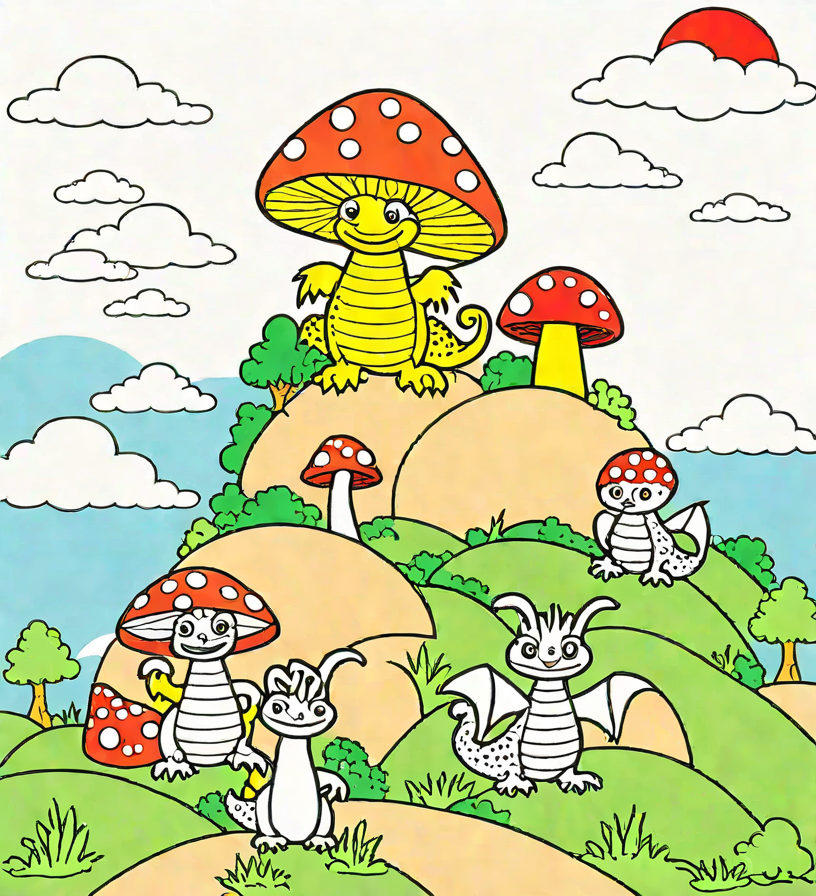
#> input picture pip_coloring/20260912_173714_311.png, 816 x 896 px
$ python -i clean.py   (imports and definitions only)
#> lines starting #> are read from the running program, lines starting #| are printed output that depends on the picture; after the words box and inside, x2 and y2 are one past the last pixel; in counts of white or black regions, pixels touching at a corner belong together
from PIL import Image
import numpy as np
from scipy import ndimage

def clean(path, th=None, despeckle=45, fill_holes=25):
#> called with path = '../pip_coloring/20260912_173714_311.png', despeckle = 45, fill_holes = 25
    a = np.array(Image.open(path).convert('L'))
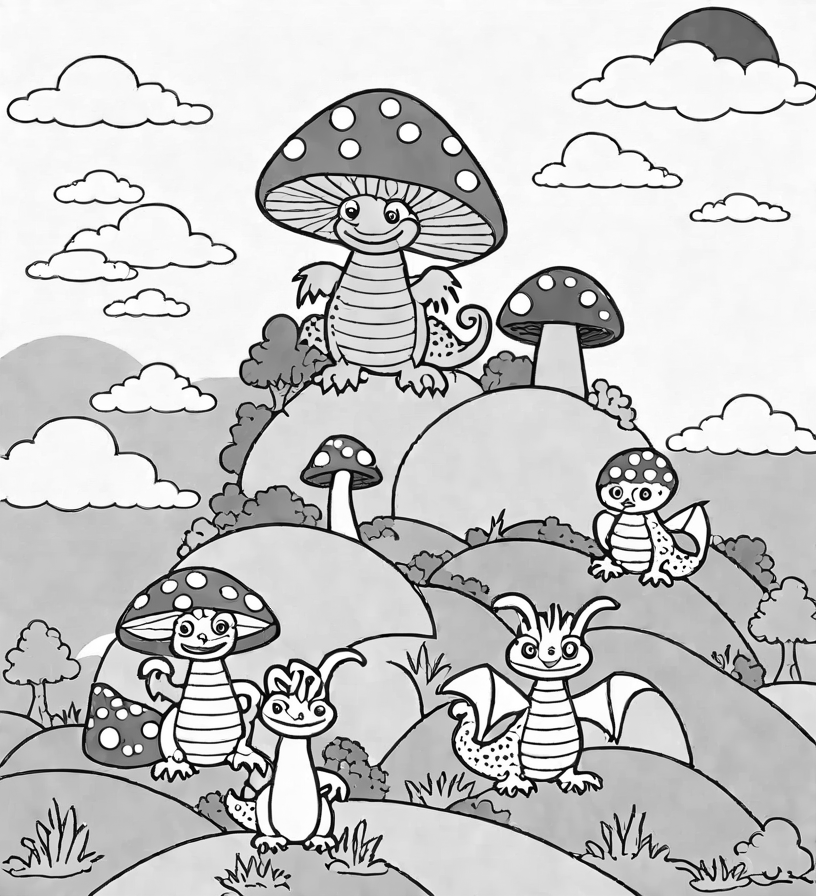
#> a: shape (896, 816); min 0, max 255, mean 198.6
    if th is None:
        th = 80
        for t in (80, 65, 55, 45):
            if float((a < t).mean()) <= 0.30:
                th = t; break
    b = a < th
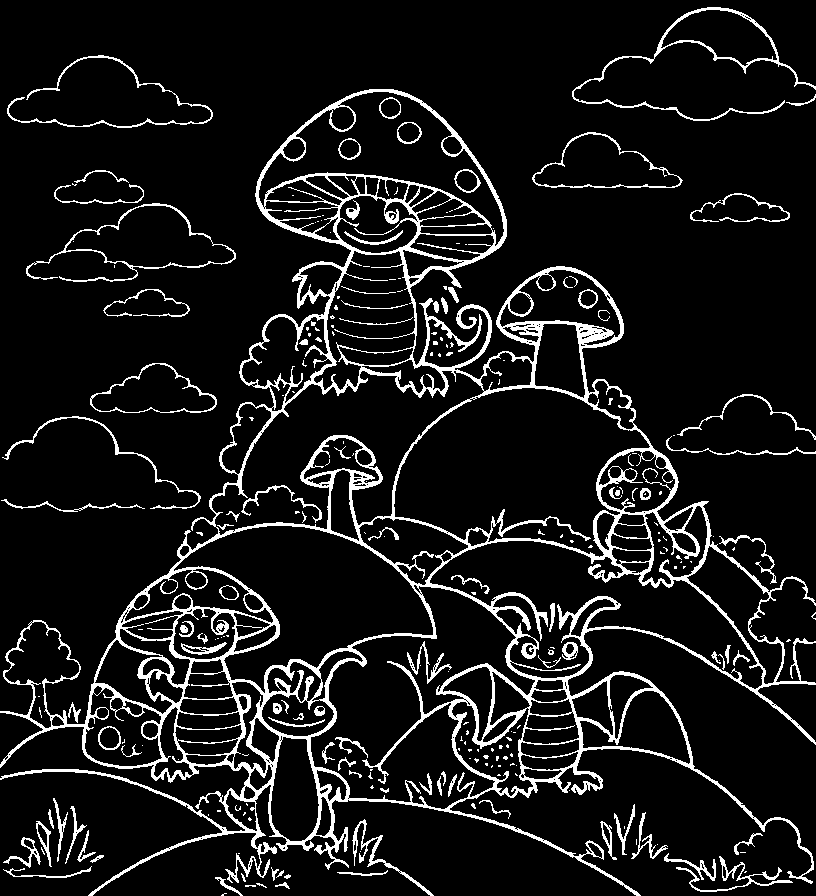
#> b: shape (896, 816) bool; 9.6% white; 244 white regions (145 under 20 px), largest, box (x1, y1, x2, y2) and area: (0, 89, 816, 896) 52481, (572, 7, 816, 121) 1672, (26, 203, 236, 282) 1073
    lab, n = ndimage.label(b)
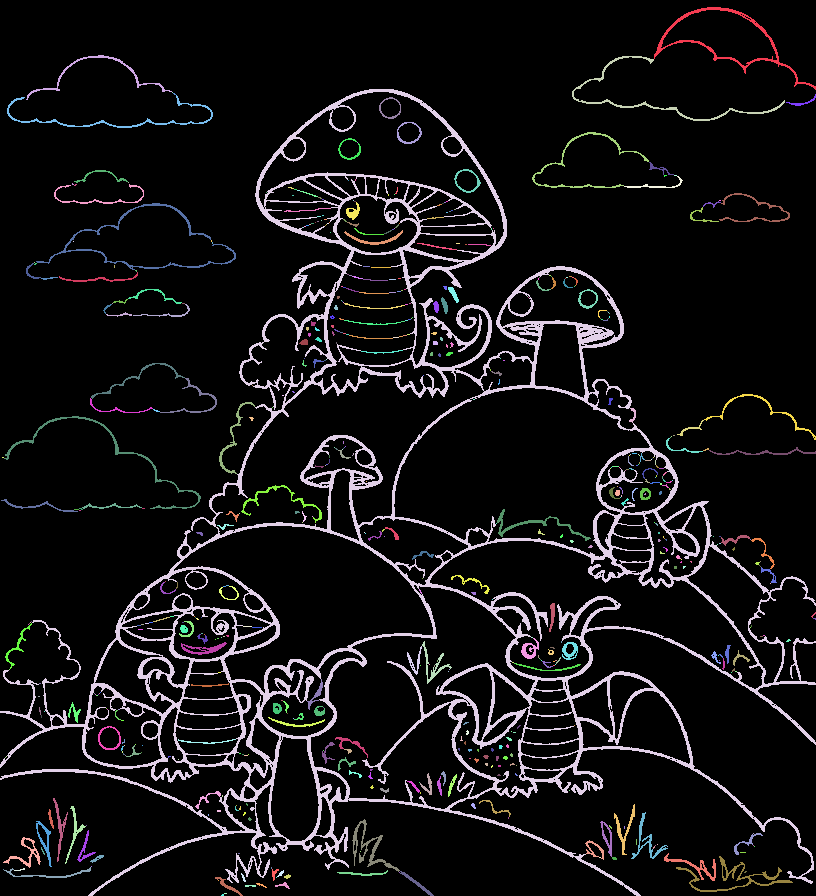
#> lab: shape (896, 816) int32; 605 distinct labels, from 0 to 604; one colour per label, 0 black
#> n = 604
    if n:
        sizes = ndimage.sum(b, lab, range(1, n + 1))
#> sizes = 604 values, max 49754 at index 3, min 1 at index 4, mean 116.1
        b[np.isin(lab, np.nonzero(sizes < despeckle)[0] + 1)] = False
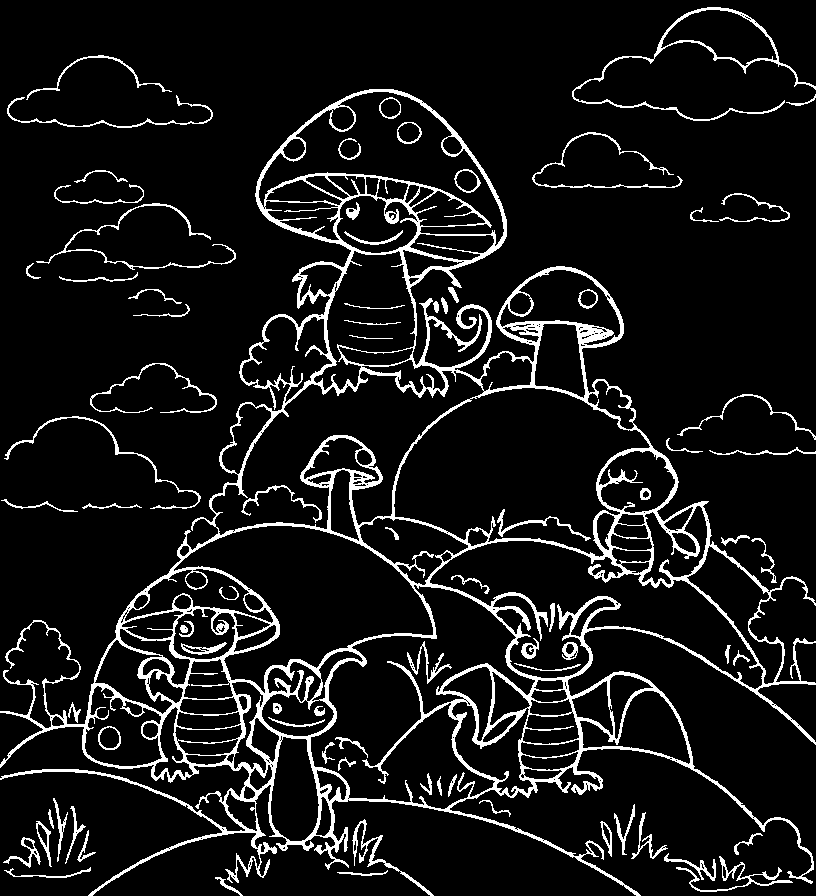
#> b: shape (896, 816) bool; 9.1% white; 81 white regions, largest, box (x1, y1, x2, y2) and area: (0, 89, 816, 896) 50877, (572, 7, 816, 121) 1672, (36, 203, 236, 270) 826
    w = ~b
    lab, n = ndimage.label(w)
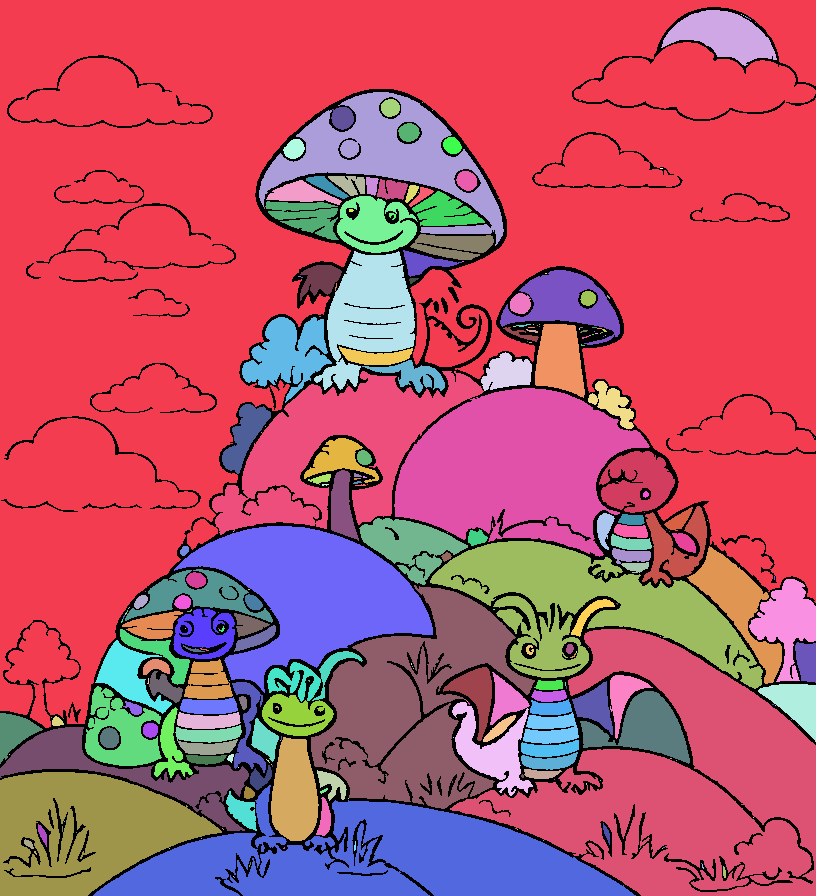
#> lab: shape (896, 816) int32; 290 distinct labels, from 0 to 289; one colour per label, 0 black
#> n = 289
    if n:
        sizes = ndimage.sum(w, lab, range(1, n + 1))
#> sizes = 289 values, max 324621 at index 0, min 1 at index 2, mean 2298.8
        b[np.isin(lab, np.nonzero(sizes < fill_holes)[0] + 1)] = True
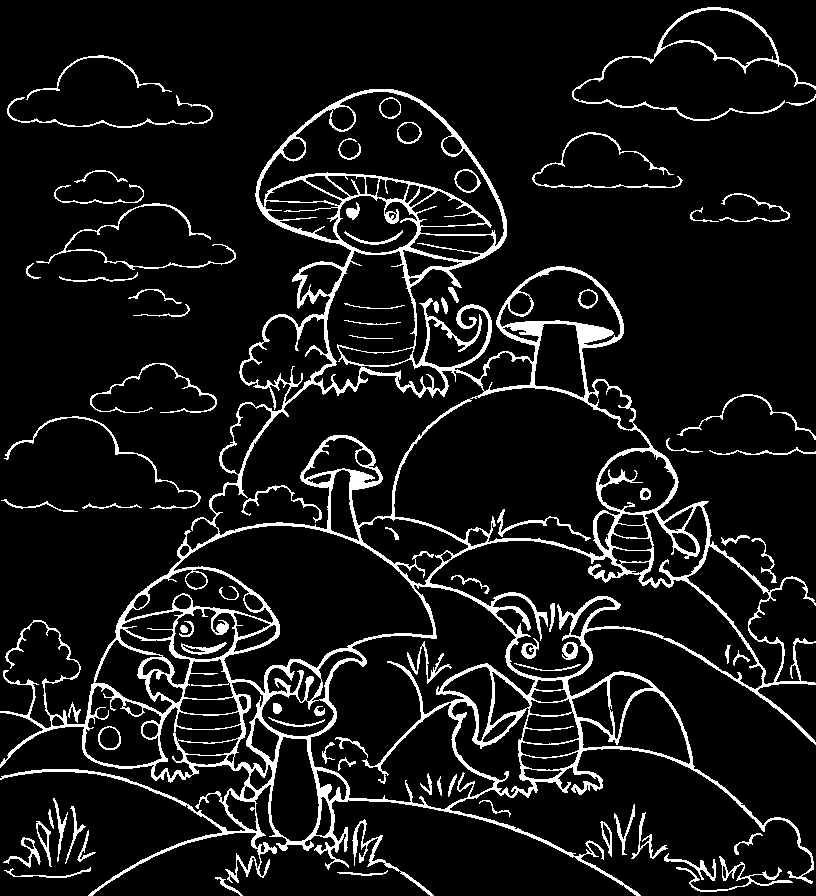
#> b: shape (896, 816) bool; 9.2% white; 81 white regions, largest, box (x1, y1, x2, y2) and area: (0, 89, 816, 896) 51301, (572, 7, 816, 121) 1681, (36, 203, 236, 270) 827
    return Image.fromarray(np.where(b, 0, 255).astype('uint8')), th, float(b.mean())

>>> result = clean('../pip_coloring/20260912_173714_311.png')

$ run again, on pip_coloring/pip_dragon_coloring_page.png
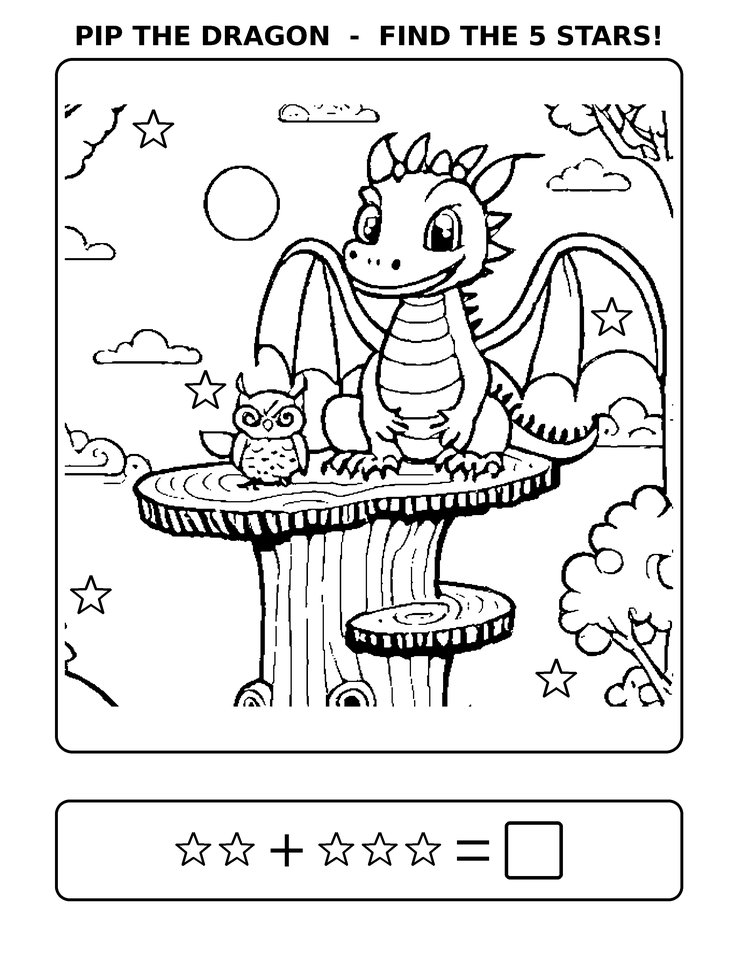
#> input picture pip_coloring/pip_dragon_coloring_page.png, 738 x 956 px, shrunk from 2550 x 3300 before the run
#> in clean, a is the input picture: shape (956, 738); min 0, max 255, mean 228.1
#> in clean, `lab, n = ndimage.label(b)`: n = 356
#> in clean, `sizes = ndimage.sum(b, lab, range(1, n + 1))`: sizes = 356 values, max 37954 at index 73, min 1 at index 32, mean 183.2
#> in clean, `b[np.isin(lab, np.nonzero(sizes < despeckle)[0] + 1)] = False`:
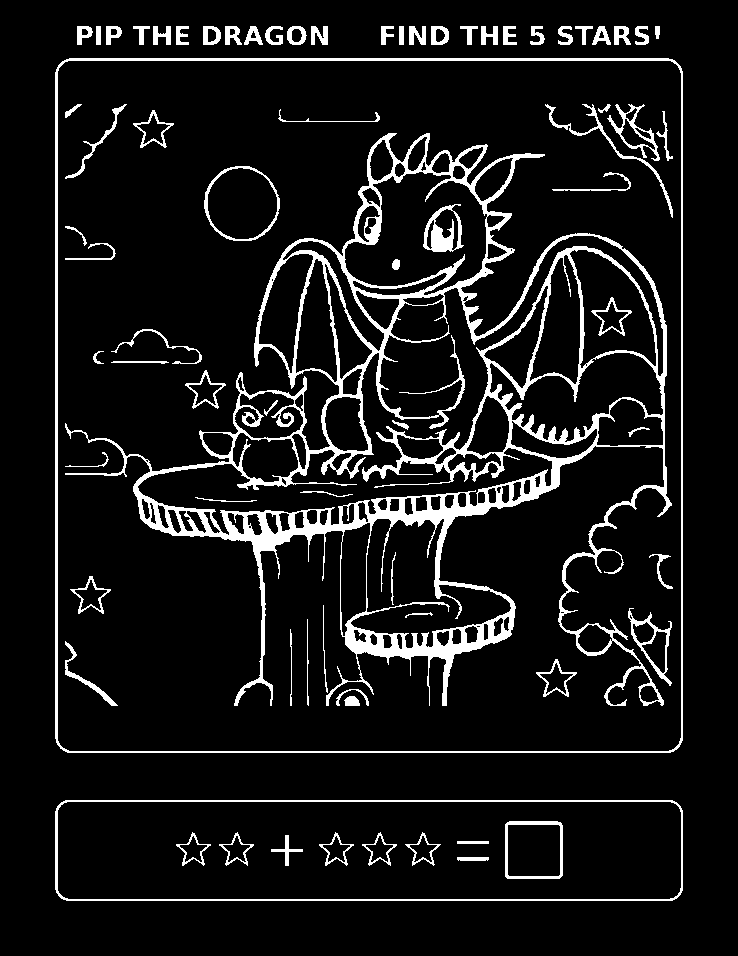
#> b: shape (956, 738) bool; 9% white; 75 white regions, largest, box (x1, y1, x2, y2) and area: (65, 133, 672, 706) 38876, (55, 58, 683, 753) 6526, (55, 800, 683, 901) 2964
#> in clean, `lab, n = ndimage.label(w)`:
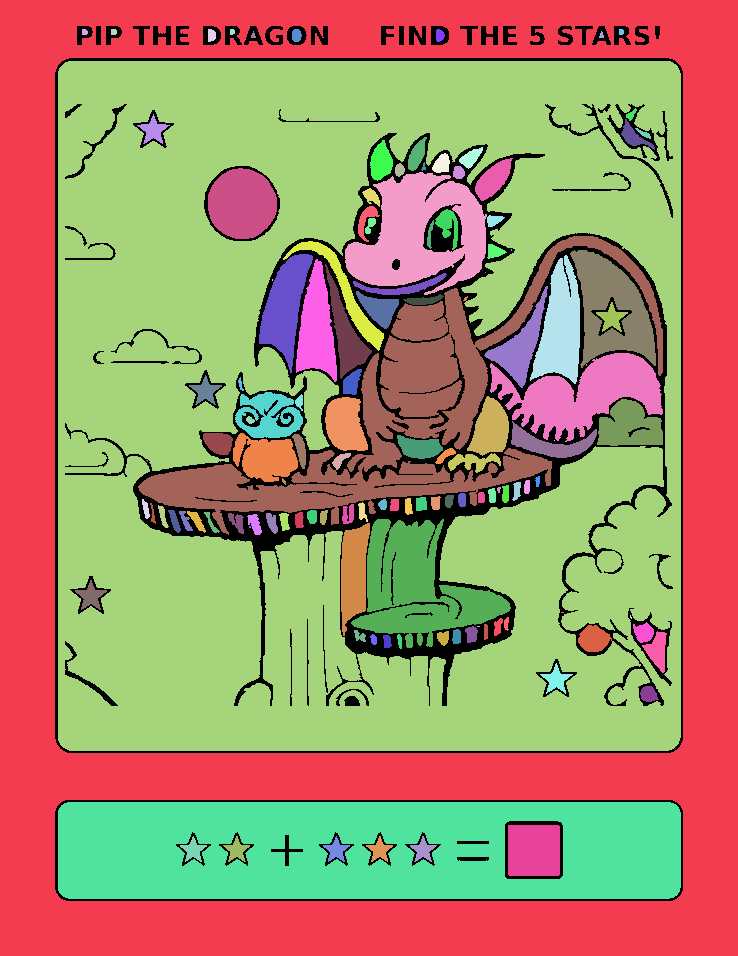
#> lab: shape (956, 738) int32; 130 distinct labels, from 0 to 129; one colour per label, 0 black
#> in clean, `lab, n = ndimage.label(w)`: n = 129
#> in clean, `sizes = ndimage.sum(w, lab, range(1, n + 1))`: sizes = 129 values, max 271569 at index 10, min 1 at index 40, mean 4979
